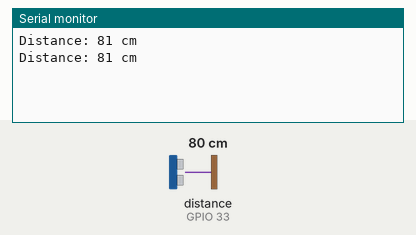
The program below on a simulated ESP32. On the bench: the last lines printed to the serial monitor. The inputs (shaded band) are chosen by the test bench; at power-on: distance to the obstacle (sensor on GPIO 33) 80 cm. The echo pulse lasts 58.3 µs per cm.

Above: at 1.8 s.
1.9 s: distance to the obstacle (sensor on GPIO 33) set to 197 cm
At 2.8 s:
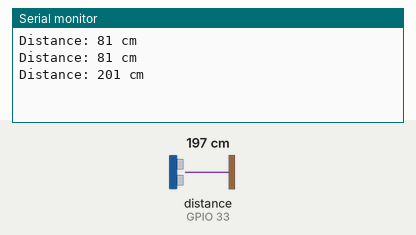
3.4 s: distance to the obstacle (sensor on GPIO 33) set to 203 cm
At 4.5 s:
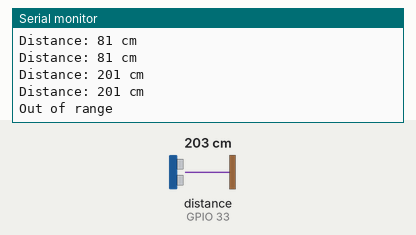

The program:

main.cpp
```cpp
#include <Arduino.h>
#include <NewPing.h>
#include <Wire.h>

// Định nghĩa chân kết nối với cảm biến CS100A
#define TRIG_PIN_1  16  // Chân Trig của cảm biến
#define ECHO_PIN_1  17 // Chân Echo của cảm biến
#define TRIG_PIN_2  32  // Chân Trig của cảm biến
#define ECHO_PIN_2  33 // Chân Echo của cảm biến
#define TRIG_PIN_3  34  // Chân Trig của cảm biến
#define ECHO_PIN_3  35 // Chân Echo của cảm biến
#define MAX_DISTANCE 200 // Khoảng cách tối đa để đo (cm)

NewPing sonar(TRIG_PIN_2, ECHO_PIN_2, MAX_DISTANCE); // Tạo đối tượng NewPing

void setup() {
  Serial.begin(9600); // Khởi động Serial để in kết quả ra màn hình
}

void loop() {
  // Đo khoảng cách và lưu kết quả
  int distance = sonar.ping_cm();

  // Kiểm tra nếu có kết quả hợp lệ (không phải 0)
  if (distance > 0) {
    Serial.print("Distance: ");
    Serial.print(distance);
    Serial.println(" cm");
  } else {
    Serial.println("Out of range");
  }

  delay(1000); // Delay trước khi đo lần tiếp theo
}

// float leftDistance=0,midDistance=0,rightDistance=0;

// void CS100A_SETUP();
// void Doc_khoang_cach();
// void setup()
// {
//   Serial.begin(9600);
//   CS100A_SETUP();
// }

// void loop()
// {
//   Doc_khoang_cach();
// }
// void Doc_khoang_cach()
// {
//   float leftDistance = sonar[0].ping_cm();
//   float midDistance = sonar[1].ping_cm();
//   float rightDistance = sonar[2].ping_cm();
//   Serial.printf("left: %.2f cm\n", leftDistance);
//   Serial.printf("right: %.2f cm\n", rightDistance);
//   Serial.printf("mid: %.2f cm\n", midDistance);
// }

// void CS100A_SETUP()
// {
//   NewPing sonar[0] = {NewPing(34, 35, MAX_DISTANCE)};// 34 TRig, 35 Echo  //trái
//   NewPing sonar[1] = {NewPing(25, 26, MAX_DISTANCE)};// 25 TRig, 26 Echo  //giữa
//   NewPing sonar[2] = {NewPing(32, 33, MAX_DISTANCE)};// 32 TRig, 33 Echo  //phải
// }
```

Measured:
- the behaviour switches between 200 and 201 cm on distance to the obstacle (sensor on GPIO 33) (found by bisection; images 1 and 2)
- after the input at 1.9 s, the serial monitor: prints a new line after 0.12 s (image 1)
- after the input at 3.4 s, the serial monitor: prints a new line after 0.65 s (image 2)
